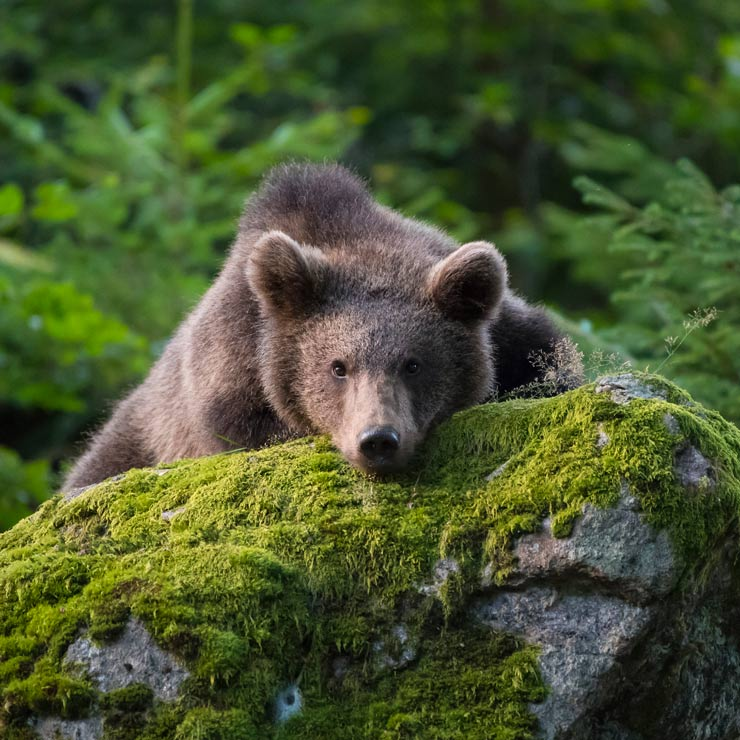
#> input picture image/bear.jpg, 740 x 740 px
$ python OpenCVDemo1.py
#> lines starting #> are read from the running program, lines starting #| are printed output that depends on the picture
import cv2
# import numpy as np
#reading img
img = cv2.imread("./image/bear.jpg")
#> img is the input picture: shape (740, 740, 3); mean B, G, R 47.6, 85.6, 72.9
#change image to grayscale
img_gray = cv2.cvtColor(img,cv2.COLOR_BGRA2GRAY)
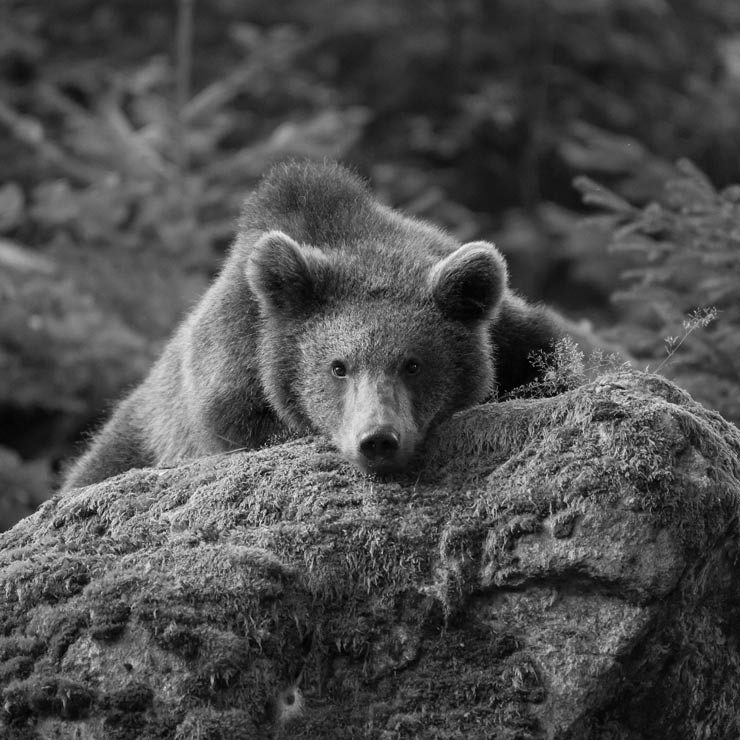
#> img_gray: shape (740, 740); min 0, max 251, mean 77.5
#setting blue component zero
imgBlue = img[:,:,0]
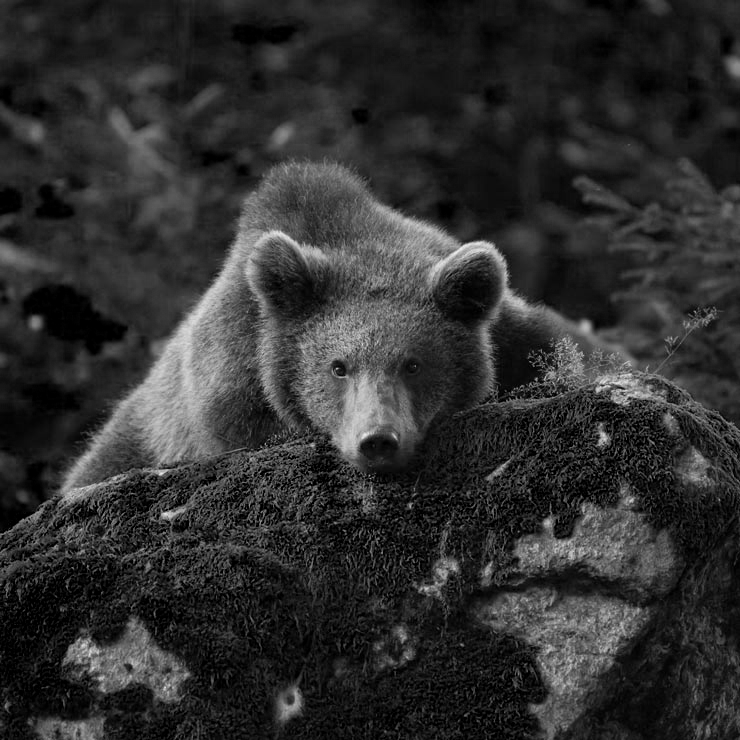
#> imgBlue: shape (740, 740); min 0, max 237, mean 47.6
#setting Red component zero
imgGreen = img[:,:,1] #combination of Blue and Green
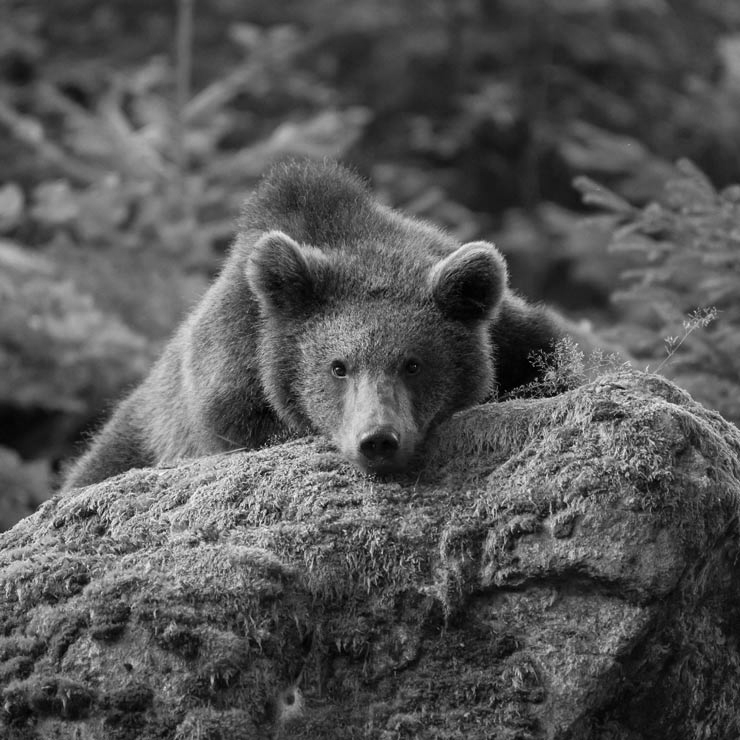
#> imgGreen: shape (740, 740); min 0, max 255, mean 85.6
#setting Green component zero
imgRed = img[:,:,2]
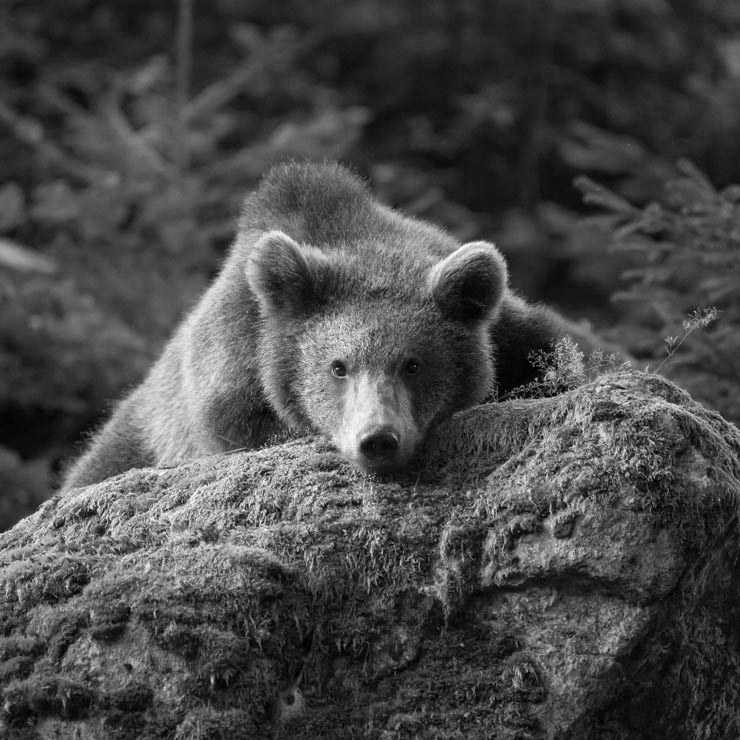
#> imgRed: shape (740, 740); min 0, max 255, mean 72.9
#shows img on a window ("windowName",ImgVar)
#d
#img_new = np.hstack((imgBlue,imgGreen,imgRed))

#resize image cv2.resize(imgVar,(resolution))
img_resize = cv2.resize(img,(256,256))
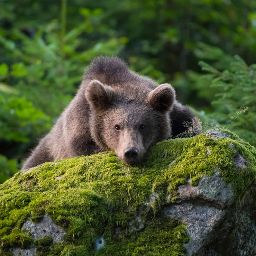
#> img_resize: shape (256, 256, 3); mean B, G, R 47.6, 85.5, 72.9

# Flip the image both horizontally and vertically
flipped_img = cv2.flip(img, 0)
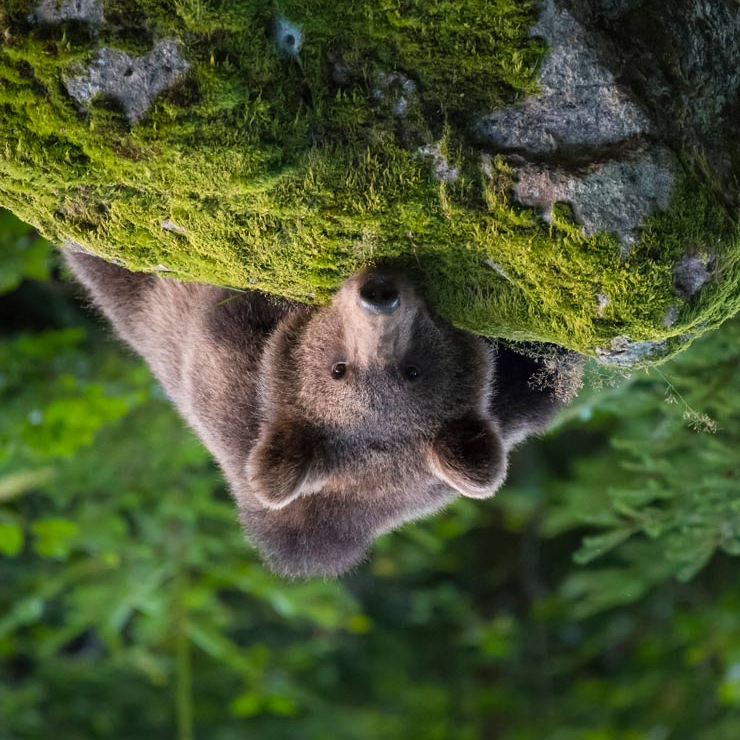
#> flipped_img: shape (740, 740, 3); mean B, G, R 47.6, 85.6, 72.9
cv2.imshow("window",flipped_img)
#shows shape(pixels)
print(img_resize.shape)
#| (256, 256, 3)


#lets image window stay on screen for indefinite time
cv2.waitKey(0)
